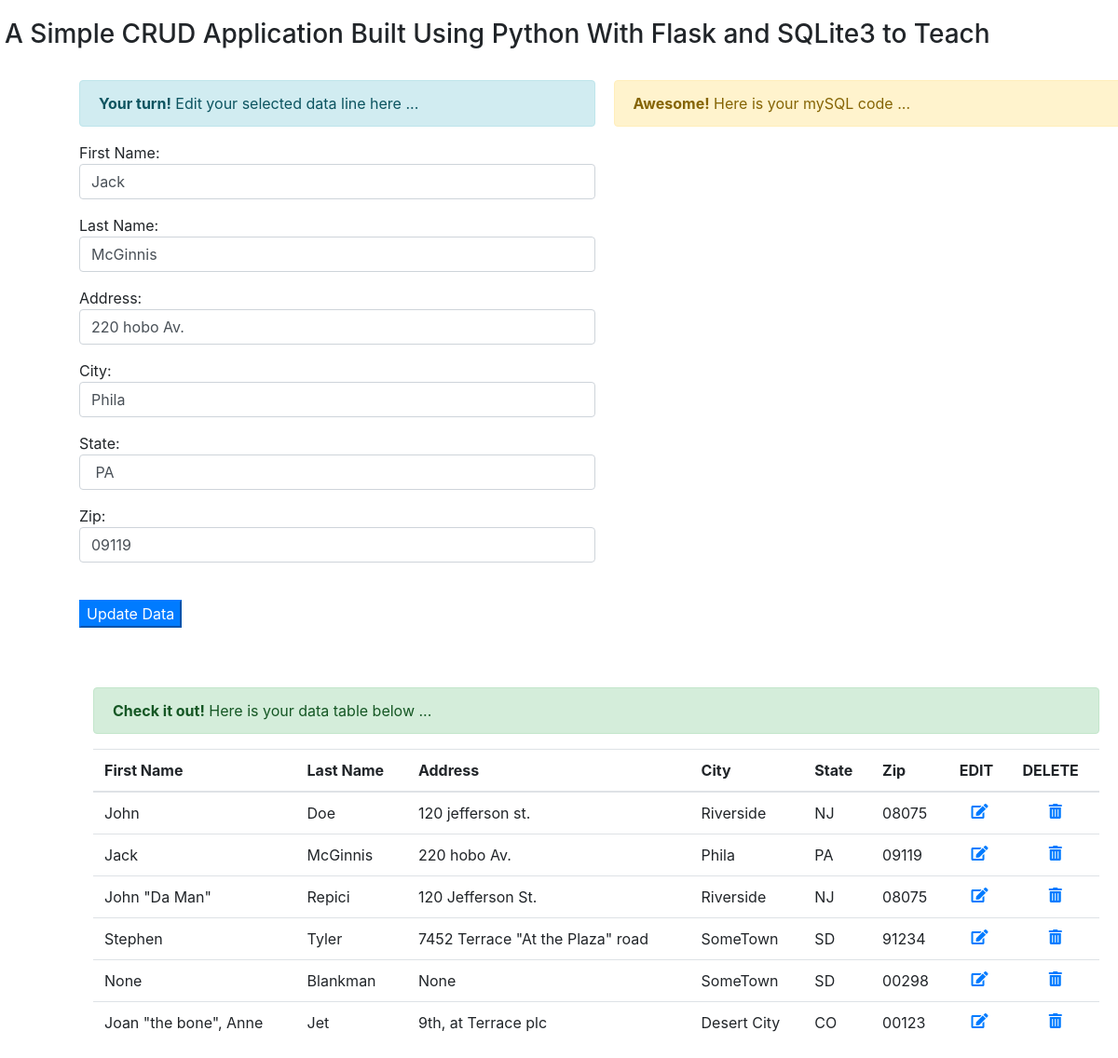
Page /query_edit?efname=Jack&elname=McGinnis on the committed database.
### tables this page shows
CREATE TABLE "data_table" (
"index" INTEGER,
  "first_name" VARCHAR(256),
  "last_name" VARCHAR(256),
  "address" VARCHAR(256),
  "city" VARCHAR(256),
  "state" VARCHAR(2),
  "zip" VARCHAR(5)
);

### app.py (the view)
@app.route('/query_edit',methods = ['POST', 'GET']) #this is when user clicks edit link
def sql_editlink():
    if request.method == 'GET':
        elname = request.args.get('elname')
        efname = request.args.get('efname')
        eresults = sql_query2(''' SELECT * FROM data_table where first_name = ? and last_name = ?''', (efname,elname))
    results = sql_query(''' SELECT * FROM data_table''')
    return render_template('index.html', eresults=eresults, results=results)

### functions/sqlquery.py (called while the page is built)
def sql_query(query):
    cur = conn.cursor()
    cur.execute(query)
    rows = cur.fetchall()
    return rows

def sql_query2(query,var):
    cur = conn.cursor()
    cur.execute(query,var)
    rows = cur.fetchall()
    return rows

### templates/index.html (shortened to what this page needs)
<html>
    <head>
         <link rel="stylesheet" href="https://use.fontawesome.com/releases/v5.1.0/css/all.css">
         <link rel="stylesheet" href="https://stackpath.bootstrapcdn.com/bootstrap/4.1.1/css/bootstrap.min.css">
    </head>
   <body>
        <div class ='row'>
            <div style='padding-top: 20px; padding-left:20px;'><h3>
             A Simple CRUD Application Built Using Python With Flask and SQLite3 to Teach
            </h3></div>
        </div>
        <br>
        <div class ='row'>
        {% block content %}
        {% if 'query_edit' in request.url %}
        <div style='margin-left: 100px; width: 45%;'>
        <div class="alert alert-info" role="alert">
         <strong>Your turn!</strong> Edit your selected data line here ...
        </div>
        {% for eresult in eresults %}
        <form action = "edit" method = "POST">
         <p>First Name: <input class="form-control" type = "text" name = "first_name" style='width: 100%;' value='{{eresult["first_name"]}}'/></p>
         <p>Last Name: <input class="form-control" type = "text" name = "last_name" style='width: 100%;' value='{{eresult["last_name"]}}' /></p>
         <p>Address: <input class="form-control" type = "text" name = "address" style='width: 100%;' value='{{eresult["address"]}}' /></p>
         <p>City: <input class="form-control" type = "text" name = "city" style='width: 100%;' value='{{eresult["city"]}}' /></p>
         <p>State: <input class="form-control" type ="text" name = "state" style='width: 100%;' value='{{eresult["state"]}}' /></p>
         <p>Zip: <input class="form-control" type ="text" name = "zip" style='width: 100%;' value='{{eresult["zip"]}}' /></p>
         {% endfor %}
         <br>
         <p><input class="btn-primary" type = "submit" value = "Update Data" /></p>
        </form>
        </div>
        {% endif %}
        {% endblock content %}
        <div style='margin-left: 20px; width: 45%;'>
        <div class="alert alert-warning" role="alert">
         <strong>Awesome!</strong> Here is your mySQL code ...
        </div>
        </div>
        </div>
      <br><br>
        <div class="alert alert-success" role="alert" style='width: 90%; margin-left: 100px;'>
        <strong>Check it out!</strong> Here is your data table below ...
        </div>
      <table class = 'table table-hover' style = 'margin-left: 100px; margin-right: 100px; width: 90%;'>
         <thead>
            <tr>
            <th>First Name</th>
            <th>Last Name</th>
            <th>Address</th>
            <th>City</th>
            <th>State</th>
            <th>Zip</th>
            <th>EDIT</th>
            <th>DELETE</th>
            </tr>
         </thead>
         {% for result in results %}
            <tr>
               <td>{{result["first_name"]}}</td>
               <td>{{result["last_name"]}}</td>
               <td>{{result["address"]}}</td>
               <td>{{result['city']}}</td>
               <td>{{result['state']}}</td>
               <td>{{result['zip']}}</td>
               <td align="center"><a href = "{{ url_for('sql_editlink', efname=result['first_name'], elname=result['last_name']) }}"><i class="fas fa-edit"></a></td>
               <td align="center"><a href = "{{ url_for('sql_datadelete', fname=result['first_name'], lname=result['last_name']) }}"><i class="fas fa-trash-alt"></a></td>
            </tr>
         {% endfor %}
      </table>
    </body>
</html>

### rows in the picture
data_table: first_name "Jack", last_name "McGinnis", address "220 hobo Av.", city "Phila", state "PA", zip "09119"
data_table: first_name "John", last_name "Doe", address "120 jefferson st.", city "Riverside", state "NJ", zip "08075"
data_table: first_name "John \"Da Man\"", last_name "Repici", address "120 Jefferson St.", city "Riverside", state "NJ", zip "08075"
data_table: first_name "Stephen", last_name "Tyler", address "7452 Terrace \"At the Plaza\" road", city "SomeTown", state "SD", zip "91234"
data_table: first_name "None", last_name "Blankman", address "None", city "SomeTown", state "SD", zip "00298"
data_table: first_name "Joan \"the bone\", Anne", last_name "Jet", address "9th, at Terrace plc", city "Desert City", state "CO", zip "00123"
